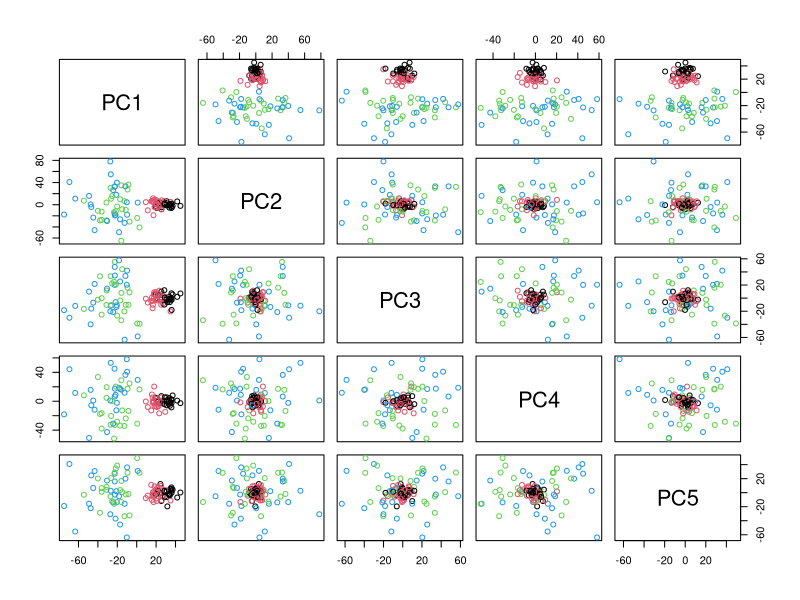
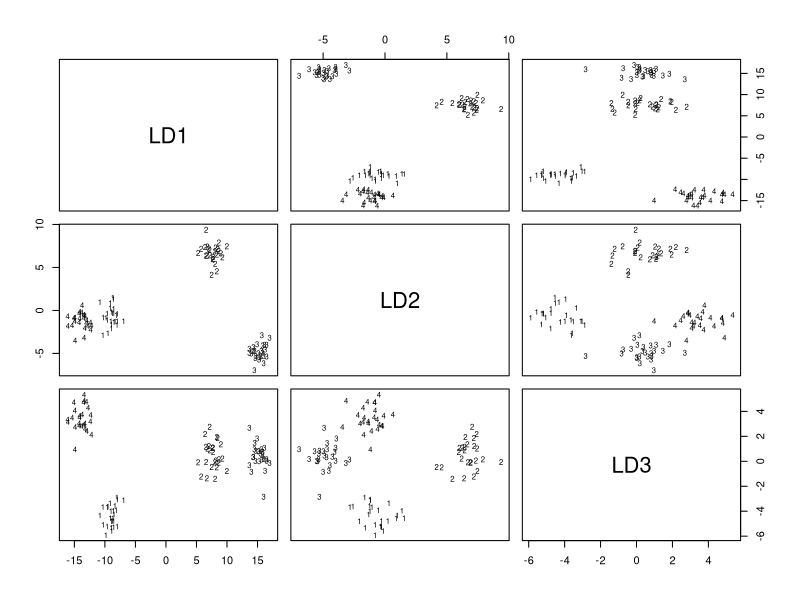

Write the R code that produced these figures, in order. (Note: this script raises an error after producing the figures.)
install.packages("gmodels")
library(gmodels)
x <- c(rep("a", 100),rep("b",100))
x
y <- c(rep("pass",70),rep("fail",30),rep("pass",40),rep("fail",60))
xy <- data.frame(area=x, result=y)
xy

CrossTable(xy$area, xy$result)

chisq.test(xy$area, xy$result)




str(iris)
head(iris,100)

set.seed(123)
index <- sample(1:nrow(iris), 5)
index 
iris[index, ]


##


set.seed(1999)
grp <- rep(c(9,8,3,4), 25)
noisy <- numeric(0)
for(x in grp){
  noisy <- rbind(noisy, rnorm(100, x, 1.5 * x))
}

head(grp,10)
head(noisy,10)


## pca
noisy.pca <- prcomp(noisy)
pairs(noisy.pca$x[,1:5], col= as.integer(as.factor(grp)))



# 

require(MASS)


set.seed(1999)

data <- matrix(runif(10000, 0, 10), nrow=100)
data

data.grp <- transform(data.frame(data), grp = as.factor(rep(1:4, 25)))

str(data.grp)
data.grp$X1


data.lda <- lda(grp ~., data.grp)
plot(data.lda)




str(iris)

# 

tr <- sample(1:150, 120)

train <- as.data.frame(iris[tr, 1:5])
str(train)

# train <- rbind(iris3[tr,,1], iris3[tr,,2], iris3[tr,,3])
# test <- rbind(iris3[-tr,,1], iris3[-tr,,2], iris3[-tr,,3])
test <- rbind(iris[-tr, 1:4])
test.c <- as.data.frame(iris[-tr, 1:4])
test.d <- as.data.frame(iris[-tr, 1:5])

z <- lda(Species~ ., data=train)

z
pre_c <- predict(z, test.c)

mean(pre_c$class==test.d$Species)

head(pre_c,10)

head(test.d,20)

test.e <- transform(test.d, calc = Sepal.Length*0.9213148 + Sepal.Width*1.6278908 + Petal.Length* (-2.3018360) + Petal.Width * (-2.8047808))

test.e <- cbind(test.e, pre_c$x)

test.e$calc2 = test.e$LD1-test.e$calc

test.f <- transform(test.d, calc3 = Sepal.Length * 0.3629888 +
                             Sepal.Width   * (-2.3453176) + Petal.Length *  0.6916524 + Petal.Width * ( -2.5974560))

test.e =cbind(test.e, test.f)

test.e$clc4 = test.e$LD2 - test.e$calc3

test.e

#           test.e$calc2=(test.d$LD1 - test.e$calc))


test.e
pre_c
z

# setosa         4.951351    3.400000     1.470270   0.2351351
# versicolor     5.997436    2.810256     4.282051   1.3435897
# virginica      6.577273    2.968182     5.543182   2.0136364

4.951351*0.9213148 +  3.40 *1.6278908 + 1.47027 * (-2.3018360) + 0.2351351 * (-2.8047808)  # 6.052759

5.997436*0.9213148 +  2.810256*1.6278908 + 4.282051* (-2.3018360) + 1.3435897 * (-2.8047808)  # -3.524737

6.577273 *0.9213148 +  2.968182 *1.6278908 + 5.543182 * (-2.3018360) + 2.0136364 * (-2.8047808)  # -7.515689

# 

x <- sample(1:100, 10)
x

str(iris)

train <- sample(1:150, 120)
d.train <- iris[train,]
d.test <- iris[-train,]
d.test
str(d.test)

str(z)

### data 

data <- iris

str(data)


# 데이터 필터링
data <- subset(data, Species %in% c("setosa", "versicolor"))

# factor의 레벨을 3에서 2로 바꾸어 주기 위함줄여주기 위함
# data$genre <- as.factor(as.character(data$Species))

 

# 재현성을 위한 seed 설정
set.seed(9876)

# idx 설정 (6 : 4)
idx <- sample(x = c("train_valid", "test"),
              size = nrow(data),
              replace = TRUE,
              prob = c(6, 4))

# idx에 따라 데이터 나누기
train_valid <- data[idx == "train_valid", ]
test <- data[idx == "test", ]


# test 데이터 설명변수/반응변수 나누기
test_x <- test[, -4]
test_y <- test[, 4]




## examples of glm
counts <- c(18,17,15,20,10,20,25,13,12)
outcome <- gl(3,1,9)
treatment <- gl(3,3)
outcome
gl(3,3)


print(d.AD <- data.frame(treatment, outcome, counts))

glm.D93 <- glm(counts ~ outcome + treatment, family = poisson())
glm.D93
anova(glm.D93)
summary(glm.D93)




### tes

data <- iris

if (any(data$Species=="versicolor")) data$y=1

data

glm(Species ~ Sepal.Length + Sepal.Width + Petal.Length + Petal.Width, family = "binomial")
